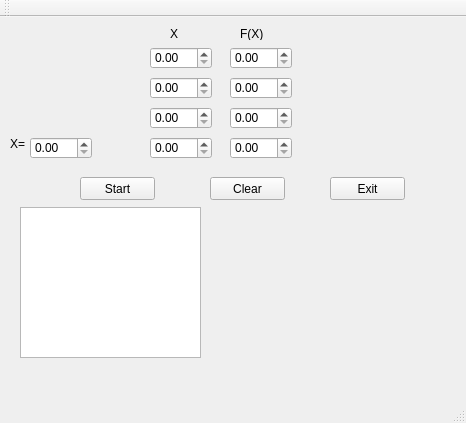
<?xml version="1.0" encoding="UTF-8"?>
<ui version="4.0">
 <class>LaGrange</class>
 <widget class="QMainWindow" name="LaGrange">
  <property name="geometry">
   <rect>
    <x>0</x>
    <y>0</y>
    <width>466</width>
    <height>423</height>
   </rect>
  </property>
  <property name="windowTitle">
   <string>LaGrange</string>
  </property>
  <widget class="QWidget" name="centralWidget">
   <widget class="QDoubleSpinBox" name="X2">
    <property name="geometry">
     <rect>
      <x>150</x>
      <y>90</y>
      <width>62</width>
      <height>22</height>
     </rect>
    </property>
   </widget>
   <widget class="QDoubleSpinBox" name="FX3">
    <property name="geometry">
     <rect>
      <x>230</x>
      <y>120</y>
      <width>62</width>
      <height>22</height>
     </rect>
    </property>
   </widget>
   <widget class="QLabel" name="label_6">
    <property name="geometry">
     <rect>
      <x>240</x>
      <y>10</y>
      <width>47</width>
      <height>13</height>
     </rect>
    </property>
    <property name="text">
     <string>F(X)</string>
    </property>
   </widget>
   <widget class="QDoubleSpinBox" name="X1">
    <property name="geometry">
     <rect>
      <x>150</x>
      <y>60</y>
      <width>62</width>
      <height>22</height>
     </rect>
    </property>
   </widget>
   <widget class="QLabel" name="label_5">
    <property name="geometry">
     <rect>
      <x>170</x>
      <y>10</y>
      <width>47</width>
      <height>13</height>
     </rect>
    </property>
    <property name="text">
     <string>X</string>
    </property>
   </widget>
   <widget class="QDoubleSpinBox" name="X0">
    <property name="geometry">
     <rect>
      <x>150</x>
      <y>30</y>
      <width>62</width>
      <height>22</height>
     </rect>
    </property>
   </widget>
   <widget class="QDoubleSpinBox" name="X3">
    <property name="geometry">
     <rect>
      <x>150</x>
      <y>120</y>
      <width>62</width>
      <height>22</height>
     </rect>
    </property>
   </widget>
   <widget class="QDoubleSpinBox" name="FX0">
    <property name="geometry">
     <rect>
      <x>230</x>
      <y>30</y>
      <width>62</width>
      <height>22</height>
     </rect>
    </property>
   </widget>
   <widget class="QDoubleSpinBox" name="XX">
    <property name="geometry">
     <rect>
      <x>30</x>
      <y>120</y>
      <width>62</width>
      <height>22</height>
     </rect>
    </property>
   </widget>
   <widget class="QPushButton" name="clear">
    <property name="geometry">
     <rect>
      <x>210</x>
      <y>160</y>
      <width>75</width>
      <height>23</height>
     </rect>
    </property>
    <property name="text">
     <string>Clear</string>
    </property>
   </widget>
   <widget class="QDoubleSpinBox" name="FX1">
    <property name="geometry">
     <rect>
      <x>230</x>
      <y>60</y>
      <width>62</width>
      <height>22</height>
     </rect>
    </property>
   </widget>
   <widget class="QPushButton" name="start">
    <property name="geometry">
     <rect>
      <x>80</x>
      <y>160</y>
      <width>75</width>
      <height>23</height>
     </rect>
    </property>
    <property name="text">
     <string>Start</string>
    </property>
   </widget>
   <widget class="QDoubleSpinBox" name="FX2">
    <property name="geometry">
     <rect>
      <x>230</x>
      <y>90</y>
      <width>62</width>
      <height>22</height>
     </rect>
    </property>
   </widget>
   <widget class="QPushButton" name="exit">
    <property name="geometry">
     <rect>
      <x>330</x>
      <y>160</y>
      <width>75</width>
      <height>23</height>
     </rect>
    </property>
    <property name="text">
     <string>Exit</string>
    </property>
   </widget>
   <widget class="QLabel" name="label_4">
    <property name="geometry">
     <rect>
      <x>10</x>
      <y>120</y>
      <width>47</width>
      <height>13</height>
     </rect>
    </property>
    <property name="text">
     <string>X=</string>
    </property>
   </widget>
   <widget class="QTextEdit" name="textEdit">
    <property name="geometry">
     <rect>
      <x>20</x>
      <y>190</y>
      <width>181</width>
      <height>151</height>
     </rect>
    </property>
   </widget>
  </widget>
  <widget class="QMenuBar" name="menuBar">
   <property name="geometry">
    <rect>
     <x>0</x>
     <y>0</y>
     <width>466</width>
     <height>21</height>
    </rect>
   </property>
  </widget>
  <widget class="QToolBar" name="mainToolBar">
   <attribute name="toolBarArea">
    <enum>TopToolBarArea</enum>
   </attribute>
   <attribute name="toolBarBreak">
    <bool>false</bool>
   </attribute>
  </widget>
  <widget class="QStatusBar" name="statusBar"/>
 </widget>
 <layoutdefault spacing="6" margin="11"/>
 <resources/>
 <connections/>
</ui>
